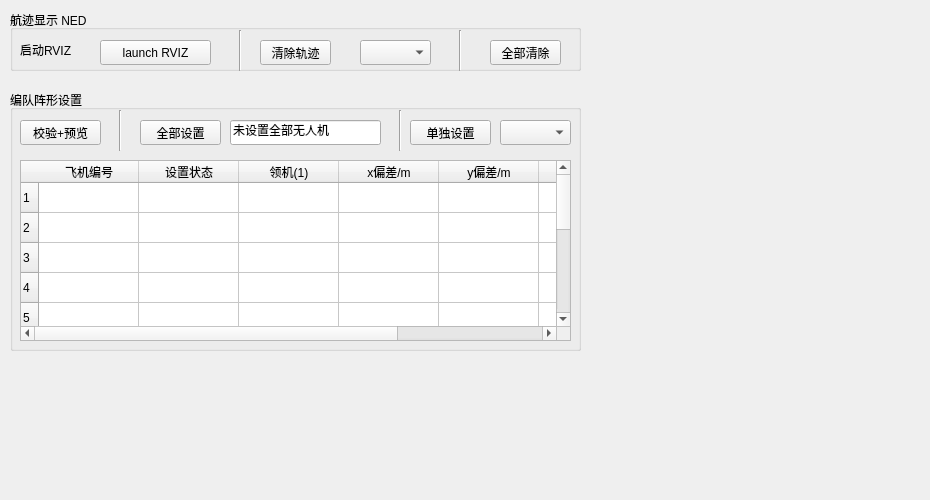
<?xml version="1.0" encoding="UTF-8"?>
<ui version="4.0">
 <class>formation_widget</class>
 <widget class="QWidget" name="formation_widget">
  <property name="geometry">
   <rect>
    <x>0</x>
    <y>0</y>
    <width>930</width>
    <height>500</height>
   </rect>
  </property>
  <property name="minimumSize">
   <size>
    <width>930</width>
    <height>500</height>
   </size>
  </property>
  <property name="windowTitle">
   <string>Form</string>
  </property>
  <widget class="QGroupBox" name="groupBox">
   <property name="geometry">
    <rect>
     <x>10</x>
     <y>10</y>
     <width>571</width>
     <height>61</height>
    </rect>
   </property>
   <property name="title">
    <string>航迹显示 NED</string>
   </property>
   <widget class="QLabel" name="label_show_rviz">
    <property name="geometry">
     <rect>
      <x>10</x>
      <y>30</y>
      <width>81</width>
      <height>20</height>
     </rect>
    </property>
    <property name="text">
     <string>启动RVIZ</string>
    </property>
   </widget>
   <widget class="QPushButton" name="pushButton_rviz">
    <property name="geometry">
     <rect>
      <x>90</x>
      <y>30</y>
      <width>111</width>
      <height>25</height>
     </rect>
    </property>
    <property name="text">
     <string>launch RVIZ</string>
    </property>
   </widget>
   <widget class="QComboBox" name="comboBox_select_clean_no">
    <property name="geometry">
     <rect>
      <x>350</x>
      <y>30</y>
      <width>71</width>
      <height>25</height>
     </rect>
    </property>
   </widget>
   <widget class="QPushButton" name="showtrack_pushButton_select_clean">
    <property name="geometry">
     <rect>
      <x>250</x>
      <y>30</y>
      <width>71</width>
      <height>25</height>
     </rect>
    </property>
    <property name="text">
     <string>清除轨迹</string>
    </property>
   </widget>
   <widget class="QPushButton" name="showtrack_pushButton_all_clean">
    <property name="geometry">
     <rect>
      <x>480</x>
      <y>30</y>
      <width>71</width>
      <height>25</height>
     </rect>
    </property>
    <property name="text">
     <string>全部清除</string>
    </property>
   </widget>
   <widget class="Line" name="line">
    <property name="geometry">
     <rect>
      <x>220</x>
      <y>20</y>
      <width>20</width>
      <height>41</height>
     </rect>
    </property>
    <property name="orientation">
     <enum>Qt::Vertical</enum>
    </property>
   </widget>
   <widget class="Line" name="line_2">
    <property name="geometry">
     <rect>
      <x>440</x>
      <y>20</y>
      <width>20</width>
      <height>41</height>
     </rect>
    </property>
    <property name="orientation">
     <enum>Qt::Vertical</enum>
    </property>
   </widget>
  </widget>
  <widget class="QGroupBox" name="groupBox_2">
   <property name="geometry">
    <rect>
     <x>10</x>
     <y>90</y>
     <width>571</width>
     <height>261</height>
    </rect>
   </property>
   <property name="title">
    <string>编队阵形设置</string>
   </property>
   <widget class="QPushButton" name="formation_pushButton_set_all">
    <property name="geometry">
     <rect>
      <x>130</x>
      <y>30</y>
      <width>81</width>
      <height>25</height>
     </rect>
    </property>
    <property name="text">
     <string>全部设置</string>
    </property>
   </widget>
   <widget class="QComboBox" name="comboBox_select_formation_single">
    <property name="geometry">
     <rect>
      <x>490</x>
      <y>30</y>
      <width>71</width>
      <height>25</height>
     </rect>
    </property>
   </widget>
   <widget class="QPushButton" name="formation_pushButton_set_single">
    <property name="geometry">
     <rect>
      <x>400</x>
      <y>30</y>
      <width>81</width>
      <height>25</height>
     </rect>
    </property>
    <property name="text">
     <string>单独设置</string>
    </property>
   </widget>
   <widget class="QTableWidget" name="tableWidget">
    <property name="geometry">
     <rect>
      <x>10</x>
      <y>70</y>
      <width>551</width>
      <height>181</height>
     </rect>
    </property>
    <property name="rowCount">
     <number>10</number>
    </property>
    <property name="columnCount">
     <number>7</number>
    </property>
    <row/>
    <row/>
    <row/>
    <row/>
    <row/>
    <row/>
    <row/>
    <row/>
    <row/>
    <row/>
    <column>
     <property name="text">
      <string>飞机编号</string>
     </property>
    </column>
    <column>
     <property name="text">
      <string>设置状态</string>
     </property>
    </column>
    <column>
     <property name="text">
      <string>领机(1)</string>
     </property>
    </column>
    <column>
     <property name="text">
      <string>x偏差/m</string>
     </property>
    </column>
    <column>
     <property name="text">
      <string>y偏差/m</string>
     </property>
    </column>
    <column>
     <property name="text">
      <string>z偏差/m</string>
     </property>
    </column>
    <column>
     <property name="text">
      <string>yaw偏差/°</string>
     </property>
    </column>
   </widget>
   <widget class="QLineEdit" name="lineEdit_set_formation_state">
    <property name="enabled">
     <bool>true</bool>
    </property>
    <property name="geometry">
     <rect>
      <x>220</x>
      <y>30</y>
      <width>151</width>
      <height>25</height>
     </rect>
    </property>
    <property name="text">
     <string>未设置全部无人机</string>
    </property>
    <property name="readOnly">
     <bool>true</bool>
    </property>
   </widget>
   <widget class="QPushButton" name="formation_pushButton_check_data">
    <property name="geometry">
     <rect>
      <x>10</x>
      <y>30</y>
      <width>81</width>
      <height>25</height>
     </rect>
    </property>
    <property name="text">
     <string>校验+预览</string>
    </property>
   </widget>
   <widget class="Line" name="line_3">
    <property name="geometry">
     <rect>
      <x>100</x>
      <y>20</y>
      <width>20</width>
      <height>41</height>
     </rect>
    </property>
    <property name="orientation">
     <enum>Qt::Vertical</enum>
    </property>
   </widget>
   <widget class="Line" name="line_4">
    <property name="geometry">
     <rect>
      <x>380</x>
      <y>20</y>
      <width>20</width>
      <height>41</height>
     </rect>
    </property>
    <property name="orientation">
     <enum>Qt::Vertical</enum>
    </property>
   </widget>
  </widget>
  <widget class="QWidget" name="widget" native="true">
   <property name="geometry">
    <rect>
     <x>590</x>
     <y>110</y>
     <width>240</width>
     <height>240</height>
    </rect>
   </property>
   <property name="minimumSize">
    <size>
     <width>240</width>
     <height>240</height>
    </size>
   </property>
  </widget>
 </widget>
 <resources/>
 <connections/>
</ui>
